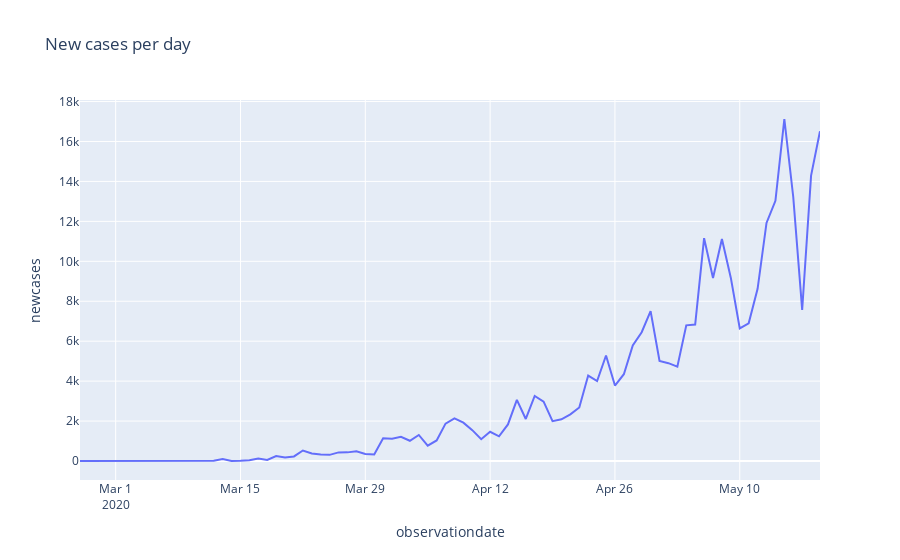

Notebook source saved alongside this figure:
### Code cell
px.line(brasil, x='observationdate', y='newcases', title='New cases per day')
